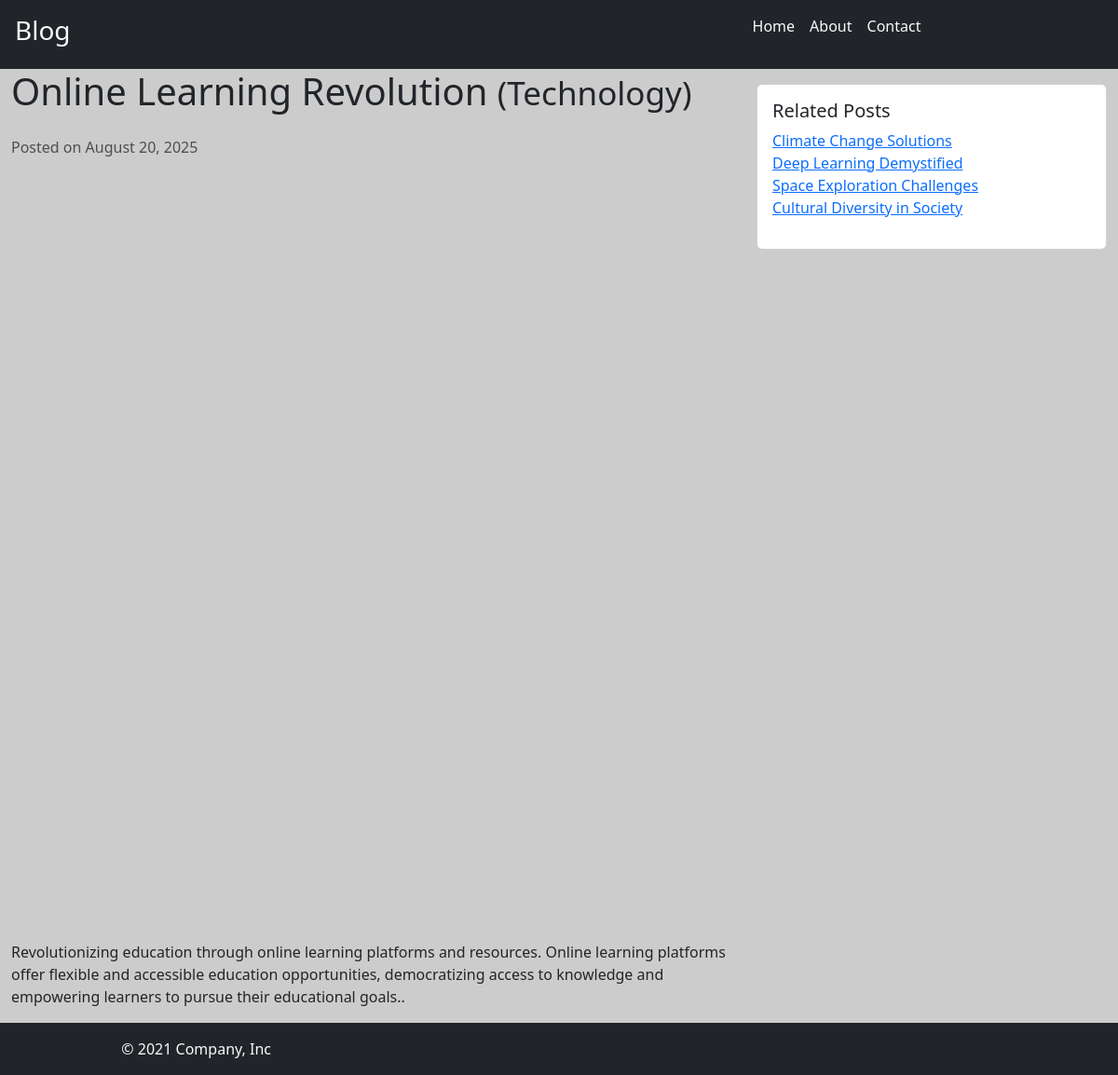
The app's page /post/online-learning-revolution with its own data.
### blog/models.py (models this page shows, shortened)
class Post(models.Model):
    title = models.CharField(max_length=100)
    content = models.TextField()
    img_url = models.URLField(null=True)
    created_at = models.DateTimeField(auto_now_add=True)
    slug = models.SlugField(unique=True)
    category = models.ForeignKey(Category,on_delete=models.CASCADE)

class Category(models.Model):
    name = models.CharField(max_length=100)

### blog/views.py (the view)
# urls.py: path("post/<str:slug>",views.detail, name="detail"),
def detail(request,slug):
    try:
        post = Post.objects.get(slug=slug)
        related_posts = Post.objects.filter(category = post.category).exclude(pk=post.id)
    except Post.DoesNotExist:
        raise Http404("Post doesnot exists")
    return render(request,'blog/detail.html',{"post":post,'related_post':related_posts})

### blog/templates/blog/detail.html
{%extends 'blog/base.html'%}
{%block content%}
<div class="container-fluid ">
    <div class="row">
        <div class="col-lg-8">
          <h1 class="mb-4">{{post.title}} <small>({{post.category.name}})</small></h1>
          <p class="text-muted">Posted on {{post.created_at |date:"F j, Y"}}</p>
          <img src="{{post.img_url}}" class="img-fluid mb-4" alt="Blog Image">
          <p>{{post.content}}.</p>
        </div>
        <div class="col-lg-4">
          <div class="card mt-3">
            <div class="card-body">
              <h5 class="card-title">Related Posts</h5>
              <ul class="list-unstyled">
                {%for related_post in related_post%}
                <li><a href="{% url 'blog:detail' slug=related_post.slug %}">{{related_post.title}}</a></li>
                {%endfor%}
              </ul>
            </div>
          </div>
        </div>
    </div>
</div>
{%endblock%}

### blog/static/blog/style.css (style rules this page uses)
body { background-color: #cccccc; }

### records on screen
Post: title "Online Learning Revolution", category.name "Technology", created_at "August 20, 2025", content "Revolutionizing education through online learning platforms and resources. Online learning platforms offer flexible and accessible education opportunities, democratizing access to knowledge and empowering learners to pursue their educational goals."
Post: title "Climate Change Solutions"
Post: title "Deep Learning Demystified"
Post: title "Space Exploration Challenges"
Post: title "Cultural Diversity in Society"
